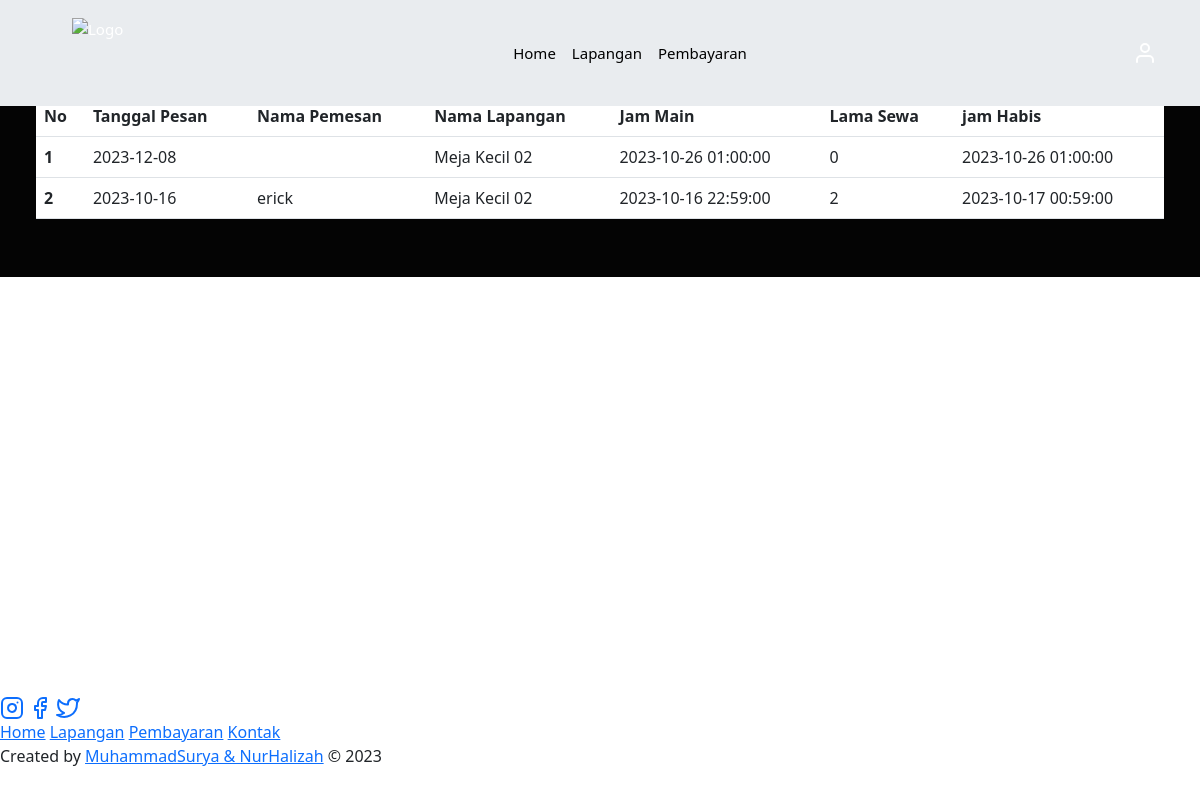
The app's page /user/jadwal.php?id=23 (signed in) with its own data.
### tables this page shows
CREATE TABLE `sewa` (
  `idsewa` int(11) NOT NULL,
  `iduser` int(11) NOT NULL,
  `idlap` int(11) NOT NULL,
  `tgl_pesan` date NOT NULL DEFAULT current_timestamp(),
  `lama` int(11) NOT NULL,
  `jmulai` datetime NOT NULL,
  `jhabis` datetime NOT NULL,
  `harga` int(11) NOT NULL,
  `tot` int(11) NOT NULL
);

CREATE TABLE `lapangan` (
  `idlap` int(11) NOT NULL,
  `nm` varchar(35) NOT NULL,
  `ket` text NOT NULL,
  `harga` int(11) NOT NULL,
  `foto` text NOT NULL
);

CREATE TABLE `user` (
  `id_user` int(11) NOT NULL,
  `email` varchar(50) NOT NULL,
  `password` varchar(255) NOT NULL,
  `hp` varchar(20) NOT NULL,
  `jenis_kelamin` varchar(10) NOT NULL,
  `nama_lengkap` varchar(60) NOT NULL,
  `alamat` text NOT NULL,
  `foto` text NOT NULL,
  `reset_token_hash` varchar(64) DEFAULT NULL,
  `reset_token_expires_at` datetime DEFAULT NULL,
  `account_activation_hash` varchar(255) DEFAULT NULL
);

### functions.php (called while the page is built, shortened)
<?php
$conn = mysqli_connect("localhost", "root", "", "db_futsal");
function query($query)
{
  global $conn;
  $result = mysqli_query($conn, $query);
  $rows = [];
  while ($row = mysqli_fetch_assoc($result)) {
    $rows[] = $row;
  }
  return $rows;
}
 ?>

### user/jadwal.php (the view, shortened to what this page needs)
<?php
require "../functions.php";
$id_lpg = $_GET["id"];
$sewa = query("SELECT sewa.*, lapangan.nm, user.nama_lengkap
FROM sewa
JOIN lapangan ON sewa.idlap = lapangan.idlap
LEFT JOIN user ON sewa.iduser = user.id_user
WHERE lapangan.idlap = '$id_lpg'
");
?>
<!doctype html>
<html lang="en">
<head>
  <link rel="stylesheet" href="../style.css">
  <link href="https://cdn.jsdelivr.net/npm/bootstrap@5.3.0-alpha3/dist/css/bootstrap.min.css" rel="stylesheet">
</head>
<body>
  <div class="container ">
    <nav class="navbar fixed-top bg-body-secondary navbar-expand-lg">
      <div class="container">
        <a class="navbar-brand" href="#">
          <img src="../kon1.png" alt="Logo" width="70" height="70" class="d-inline-block align-text-top">
        </a>
        <div class="collapse navbar-collapse" id="navbarSupportedContent">
          <ul class="navbar-nav mx-auto mb-2 mb-lg-0">
            <li class="nav-item ">
              <a class="nav-link active" aria-current="page" href="../index.php">Home</a>
            </li>
            <li class="nav-item">
              <a class="nav-link active" aria-current="page" href="lapangan.php">Lapangan</a>
            </li>
            <li class="nav-item">
              <a class="nav-link active" aria-current="page" href="bayar.php">Pembayaran</a>
            </li>
          </ul>
          <?php
          if (isset($_SESSION['id_user'])) {
            echo '<a href="" data-bs-toggle="modal" data-bs-target="#profilModal" class="btn btn-inti"><i data-feather="user"></i></a>';
          } else {
            echo '<a href="login.php" class="btn btn-inti" type="submit">Login</a>';
          }
          ?>
        </div>
      </div>
    </nav>
  </div>
  <section class="lapangan mb-5" id="lapangan">
    <div class="container-fluid">
      <h2 class="text-head"><span>Jadwal</span> Lapangan </h2>
      <form action="" method="post" class="px-4">
        <table class="table my-5">
          <thead>
            <tr>
              <th scope="col">No</th>
              <th scope="col">Tanggal Pesan</th>
              <th scope="col">Nama Pemesan</th>
              <th scope="col">Nama Lapangan</th>
              <th scope="col">Jam Main</th>
              <th scope="col">Lama Sewa</th>
              <th scope="col">jam Habis</th>
            </tr>
          </thead>
          <tbody>
            <?php $i = 1; ?>
            <?php foreach ($sewa as $row) : ?>
              <tr>
                <th scope="row"><?= $i++; ?></th>
                <td><?= $row["tgl_pesan"] ?></td>
                <td><?= $row["nama_lengkap"] ?></td>
                <td><?= $row["nm"] ?></td>
                <td><?= $row["jmulai"] ?></td>
                <td><?= $row["lama"] ?></td>
                <td><?= $row["jhabis"] ?></td>
              </tr>
            <?php endforeach; ?>
          </tbody>
        </table>
      </form>
    </div>
  </section>
  <footer class="fixed-bottom py-3 mt-5">
    <div class="social">
      <a href="#"><i data-feather="instagram"></i></a>
      <a href="#"><i data-feather="facebook"></i></a>
      <a href="#"><i data-feather="twitter"></i></a>
    </div>
    <div class="links">
      <a href="#home">Home</a>
      <a href="#about">Lapangan</a>
      <a href="#menu">Pembayaran</a>
      <a href="#contact">Kontak</a>
    </div>
    <div class="credit">
      <p>Created by <a href="#">MuhammadSurya & NurHalizah</a> &copy; 2023</p>
    </div>
  </footer>
</body>
</html>

### assets/css/style.css (style rules this page uses)
body { font-family: "Open Sans", sans-serif; color: black; }
a { color: #040404; text-decoration: none; }
h1, h2, h3, h4, h5, h6 { font-family: "Jost", sans-serif; }
.navbar { padding: 0; }
.navbar ul { margin: 0; padding: 0; display: flex; list-style: none; align-items: center; }
.navbar li { position: relative; }
.navbar a, .navbar a:focus { display: flex; align-items: center; justify-content: space-between; padding: 10px 0 10px 30px; font-size: 15px; font-weight: 500; color: #fff; white-space: nowrap; transition: 0.3s; }
.navbar a:hover, .navbar .active, .navbar .active:focus, .navbar li:hover>a { color: black; }
section { padding: 10px 0; overflow: hidden; background-color: #040404; }
.table { margin: 0; padding: 0; padding-top: 40px; }

### records on screen
sewa: tgl_pesan "2023-12-08", idlap.nm "Meja Kecil 02", jmulai "2023-10-26 01:00:00", lama "0", jhabis "2023-10-26 01:00:00"
sewa: tgl_pesan "2023-10-16", iduser.nama_lengkap "erick", idlap.nm "Meja Kecil 02", jmulai "2023-10-16 22:59:00", lama "2", jhabis "2023-10-17 00:59:00"
